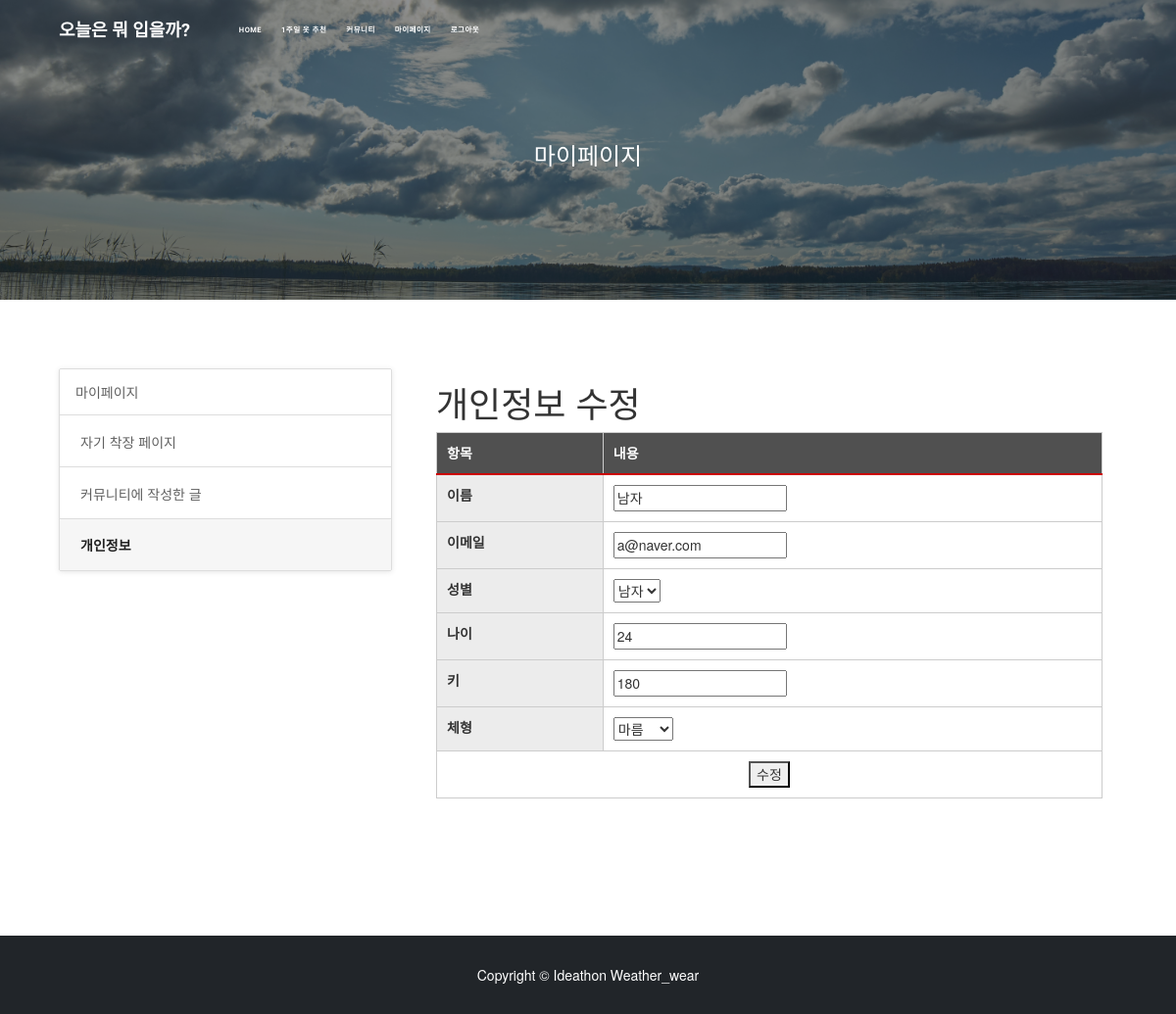
The page /myPage/edit/ (signed in) on the database its author committed.
### accounts/models.py (models this page shows, shortened)
class UserProfile(models.Model):
    GENDER_CHOICE = (
        ('남자', '남자'),
        ('여자', '여자'),
    )
    BODY_FORM = (
        ('마름','마름'),
        ('보통','보통'),
        ('과체중','과체중'),
    )
    user = models.OneToOneField(User, on_delete=models.CASCADE)
    name = models.CharField(max_length=30, default='')
    email = models.EmailField(max_length=20,default='')
    gender = models.CharField(max_length=2, choices= GENDER_CHOICE)
    age = models.IntegerField(default='')
    height = models.IntegerField(default='')
    bodyForm = models.CharField(max_length=5, choices= BODY_FORM)
    class Meta:
        ordering = ['id']
        db_table = 'user_profile'
        verbose_name = 'User Profile'
        verbose_name_plural = 'User Profile'

### myPage/views.py (the view)
# urls.py: path('edit/', views.edit_profile, name="edit"),
def edit_profile(request):
    check = request.user
    profiles = UserProfile.objects.get(user = check)
    return render(request, 'myPage/edit_profile.html', {'profiles':profiles})

### myPage/templates/myPage/edit_profile.html (shortened to what this page needs)
{% extends "base.html" %}
{% load static %}
{% block content %}
<link rel='stylesheet prefetch' href='https://maxcdn.bootstrapcdn.com/bootstrap/3.3.6/css/bootstrap.min.css'>
<link rel='stylesheet prefetch' href='https://files.krve.io/f/eyespot.css'>
<link rel='stylesheet prefetch' href='https://cdn.cloudcache.dk/materialdesignicons/1.6.50/css/materialdesignicons.min.css'>
<header class="masthead" style="background-image: url('/static/images/cloud.jpg')">
  <div class="container position-relative px-4 px-lg-5">
      <div class="row gx-4 gx-lg-5 justify-content-center">
          <div class="col-md-10 col-lg-8 col-xl-7">
              <div class="site-heading">
                  <h3>마이페이지</h3>
              </div>
          </div>
      </div>
  </div>
</header>
<div class="container" style="margin-top: 5em; margin-bottom: 10em;">
    <div class="col-md-4">
      <ul class="list-group help-group">
        <div class="faq-list list-group nav nav-tabs">
          <a href="{% url 'myPage:mypage' %}" class="list-group-item" role="tab" data-toggle="tab">
            마이페이지
          </a>
          <a href="{% url 'myPage:my_clothes' %}" class="list-group-item" role="tab" data-toggle="tab">
             자기 착장 페이지
          </a>
          <a href="{% url 'myPage:writing_list' %}" class="list-group-item" role="tab" data-toggle="tab">
             커뮤니티에 작성한 글
          </a>
          <a href="{% url 'myPage:profile' %}" class="list-group-item active" role="tab" data-toggle="tab">
             개인정보
          </a>
        </div>
      </ul>
  </div>
    <div class="col-md-8">
        <div class="container-fluid" style="width: 100%;">
            <h1 class="mt-4">개인정보 수정</h1>
            <table class="profile" style="margin: 0 0 0 0; width: 100%;">
                <thead>
                <tr>
                  <th scope="cols" width=25%>항목</th>
                  <th scope="cols">내용</th>
                </tr>
                </thead>
                <tbody>
                <form action="{% url 'myPage:update' %}" method="post">
                <tr>
                  <th scope="row">이름</th>
                  <td><input type="text" name ="name" value="{{ profiles.name }}"></td>
                </tr>
                <tr>
                    <th scope="row">이메일</th>
                    <td><input type="text" name ="email" value="{{ profiles.email }}"></td>
                  </tr>
                  <tr>
                    <th scope="row">성별</th>
                    <td>
                        <select name="gender">
                            <option value="남자">남자</option>
                        </select>
                  </td>
                  </tr>
                  <tr>
                    <th scope="row">나이</th>
                    <td><input type="text" name ="age" value="{{ profiles.age }}"></td>
                  </tr>
                  <tr>
                    <th scope="row">키</th>
                    <td><input type="text" name ="height" value="{{ profiles.height }}"></td>
                  </tr>
                  <tr>
                    <th scope="row">체형</th>
                    <td>
                        <select name="bodyForm">
                            <option value="마름">마름</option>
                        </select>
                  </td>
                  </tr>
                  <tr scope="row">
                    <td colspan="2" style="text-align: center;">
                        <button type="submit">수정</button>
                    </td>
                  </tr>
                  </form>
                </tbody>
            </table>
        </div>
    </div>
</div>
{%endblock%}

### myPage/templates/myPage/edit_profile.html (style rules this page uses)
.list-group.help-group { margin-bottom: 20px; padding-left: 0; margin: 0; }
.list-group.help-group .faq-list { display: block; top: auto; margin: 0 0 32px; border-radius: 2px; border: 1px solid #ddd; box-shadow: 0 1px 5px rgba(85, 85, 85, 0.15); }
.list-group.help-group .faq-list .list-group-item { position: relative; display: block; margin: 0; padding: 13px 16px; background-color: #fff; border: 0; border-bottom: 1px solid #ddd; border-top-left-radius: 2px; border-top-right-radius: 2px; color: #616161; transition: background-color .2s; }
.list-group.help-group .faq-list .list-group-item.active { background-color: #f6f6f6; font-weight: 700; color: rgba(0, 0, 0, 0.87); }
.list-group.help-group .faq-list .list-group-item:last-of-type { border-bottom-left-radius: 2px; border-bottom-right-radius: 2px; border-bottom: 0; }
.profile { border-collapse: collapse; text-align: left; line-height: 1.5; border-left: 1px solid #ccc; }
.profile thead th { padding: 10px; font-weight: bold; border-top: 1px solid #ccc; border-right: 1px solid #ccc; border-bottom: 2px solid #c00; background: #505050; color: white; }
.profile tbody th { width: 150x; padding: 10px; font-weight: bold; vertical-align: top; border-right: 1px solid #ccc; border-bottom: 1px solid #ccc; background: #ececec; }
.profile td { width: 350px; padding: 10px; vertical-align: top; border-right: 1px solid #ccc; border-bottom: 1px solid #ccc; background: white; }

### rows shown on the page
UserProfile: name "남자", email "a@naver.com", age "24", height "180"
